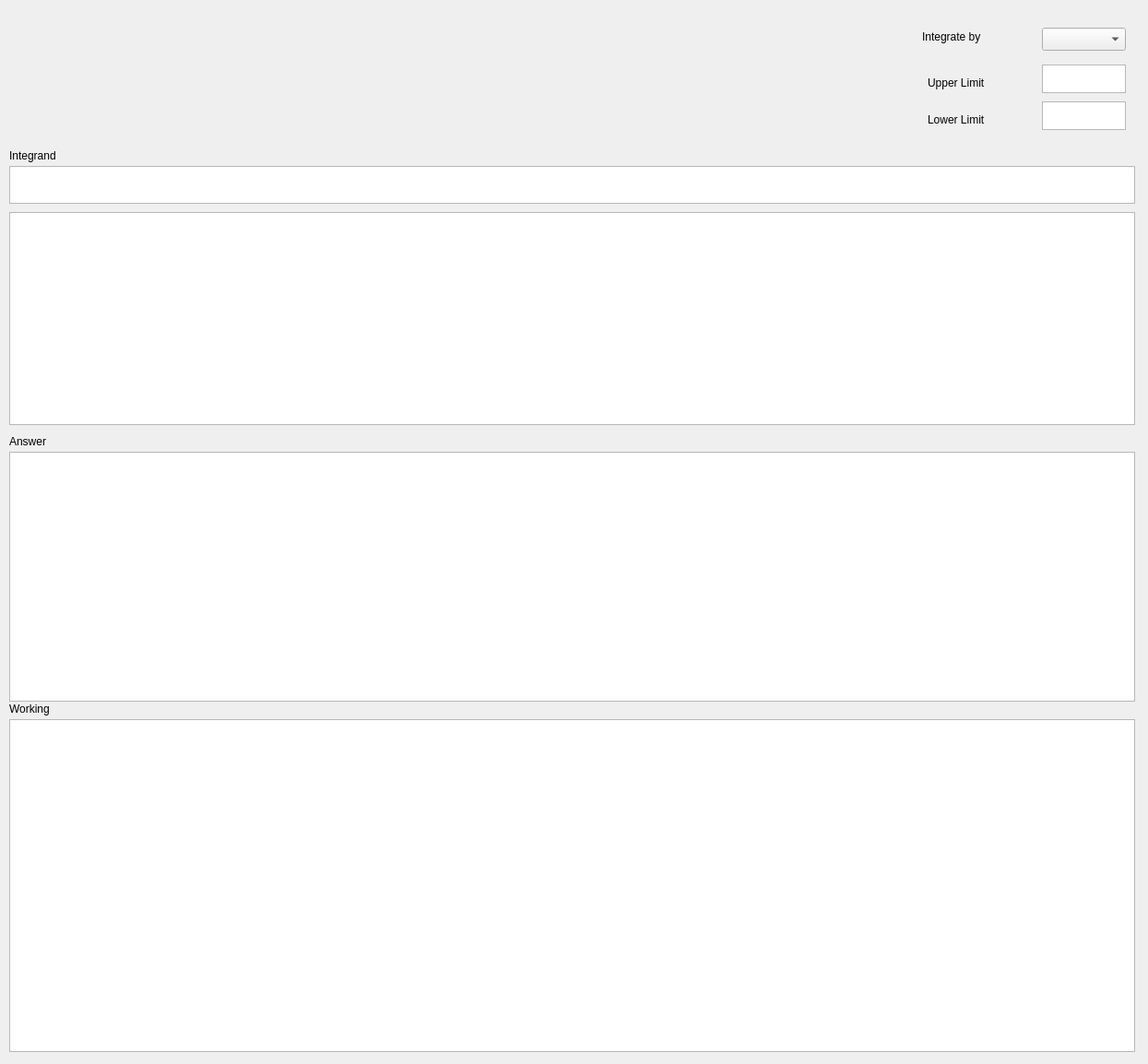
<?xml version="1.0" encoding="UTF-8"?>
<ui version="4.0">
 <class>Dialog</class>
 <widget class="QDialog" name="Dialog">
  <property name="geometry">
   <rect>
    <x>0</x>
    <y>0</y>
    <width>1245</width>
    <height>1154</height>
   </rect>
  </property>
  <property name="windowTitle">
   <string>Dialog</string>
  </property>
  <widget class="QLabel" name="label">
   <property name="geometry">
    <rect>
     <x>10</x>
     <y>760</y>
     <width>67</width>
     <height>17</height>
    </rect>
   </property>
   <property name="text">
    <string>Working</string>
   </property>
  </widget>
  <widget class="QLabel" name="label_2">
   <property name="geometry">
    <rect>
     <x>10</x>
     <y>470</y>
     <width>67</width>
     <height>17</height>
    </rect>
   </property>
   <property name="text">
    <string>Answer</string>
   </property>
  </widget>
  <widget class="QGraphicsView" name="AnswerView">
   <property name="geometry">
    <rect>
     <x>10</x>
     <y>780</y>
     <width>1221</width>
     <height>361</height>
    </rect>
   </property>
  </widget>
  <widget class="QGraphicsView" name="AnswerView_2">
   <property name="geometry">
    <rect>
     <x>10</x>
     <y>490</y>
     <width>1221</width>
     <height>271</height>
    </rect>
   </property>
  </widget>
  <widget class="QTextEdit" name="IntegrandText">
   <property name="geometry">
    <rect>
     <x>10</x>
     <y>180</y>
     <width>1221</width>
     <height>41</height>
    </rect>
   </property>
  </widget>
  <widget class="QLabel" name="label_3">
   <property name="geometry">
    <rect>
     <x>10</x>
     <y>160</y>
     <width>67</width>
     <height>17</height>
    </rect>
   </property>
   <property name="text">
    <string>Integrand</string>
   </property>
  </widget>
  <widget class="QGraphicsView" name="IntegralView">
   <property name="geometry">
    <rect>
     <x>10</x>
     <y>230</y>
     <width>1221</width>
     <height>231</height>
    </rect>
   </property>
  </widget>
  <widget class="QComboBox" name="VariableComboBox">
   <property name="geometry">
    <rect>
     <x>1130</x>
     <y>30</y>
     <width>91</width>
     <height>25</height>
    </rect>
   </property>
  </widget>
  <widget class="QLabel" name="label_4">
   <property name="geometry">
    <rect>
     <x>1000</x>
     <y>30</y>
     <width>91</width>
     <height>20</height>
    </rect>
   </property>
   <property name="text">
    <string>Integrate by</string>
   </property>
  </widget>
  <widget class="QLabel" name="label_5">
   <property name="geometry">
    <rect>
     <x>1006</x>
     <y>80</y>
     <width>91</width>
     <height>20</height>
    </rect>
   </property>
   <property name="text">
    <string>Upper Limit</string>
   </property>
  </widget>
  <widget class="QLabel" name="label_6">
   <property name="geometry">
    <rect>
     <x>1006</x>
     <y>120</y>
     <width>91</width>
     <height>20</height>
    </rect>
   </property>
   <property name="text">
    <string>Lower Limit</string>
   </property>
  </widget>
  <widget class="QTextEdit" name="UpperLimitText">
   <property name="geometry">
    <rect>
     <x>1130</x>
     <y>70</y>
     <width>91</width>
     <height>31</height>
    </rect>
   </property>
  </widget>
  <widget class="QTextEdit" name="LowerLimitText">
   <property name="geometry">
    <rect>
     <x>1130</x>
     <y>110</y>
     <width>91</width>
     <height>31</height>
    </rect>
   </property>
  </widget>
 </widget>
 <resources/>
 <connections/>
</ui>
